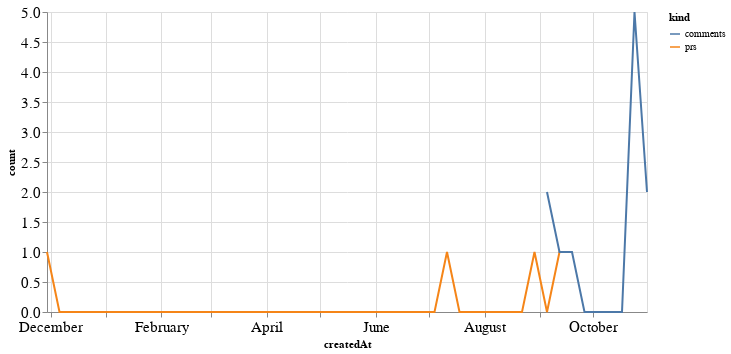

Notebook code cell kept with this figure:
### Code cell
alt.Chart(total_time, width=600).mark_line().encode(
    x='createdAt',
    y='count',
    color='kind'
)

### Figure 1 — Vega-Lite specification as saved in the notebook (floating-point values rounded to 4 significant figures)
{"config": {"axisLeft": {"labelFontSize": 15}, "axisBottom": {"labelFontSize": 15}}, "data": {"name": "data-f5baac61c0267fcf767037c118e95eaa"}, "mark": "line", "encoding": {"color": {"type": "nominal", "field": "kind"}, "x": {"type": "temporal", "field": "createdAt"}, "y": {"type": "quantitative", "field": "count"}}, "width": 600, "$schema": "https://vega.github.io/schema/vega-lite/v4.8.1.json", "datasets": {"data-f5baac61c0267fcf767037c118e95eaa": [{"createdAt": "2020-11-29T00:00:00", "kind": "prs", "count": 1.0}, {"createdAt": "2020-12-06T00:00:00", "kind": "prs", "count": 0.0}, {"createdAt": "2020-12-13T00:00:00", "kind": "prs", "count": 0.0}, {"createdAt": "2020-12-20T00:00:00", "kind": "prs", "count": 0.0}, {"createdAt": "2020-12-27T00:00:00", "kind": "prs", "count": 0.0}, {"createdAt": "2021-01-03T00:00:00", "kind": "prs", "count": 0.0}, {"createdAt": "2021-01-10T00:00:00", "kind": "prs", "count": 0.0}, {"createdAt": "2021-01-17T00:00:00", "kind": "prs", "count": 0.0}, {"createdAt": "2021-01-24T00:00:00", "kind": "prs", "count": 0.0}, {"createdAt": "2021-01-31T00:00:00", "kind": "prs", "count": 0.0}, {"createdAt": "2021-02-07T00:00:00", "kind": "prs", "count": 0.0}, {"createdAt": "2021-02-14T00:00:00", "kind": "prs", "count": 0.0}, {"createdAt": "2021-02-21T00:00:00", "kind": "prs", "count": 0.0}, {"createdAt": "2021-02-28T00:00:00", "kind": "prs", "count": 0.0}, {"createdAt": "2021-03-07T00:00:00", "kind": "prs", "count": 0.0}, {"createdAt": "2021-03-14T00:00:00", "kind": "prs", "count": 0.0}, {"createdAt": "2021-03-21T00:00:00", "kind": "prs", "count": 0.0}, {"createdAt": "2021-03-28T00:00:00", "kind": "prs", "count": 0.0}, {"createdAt": "2021-04-04T00:00:00", "kind": "prs", "count": 0.0}, {"createdAt": "2021-04-11T00:00:00", "kind": "prs", "count": 0.0}, {"createdAt": "2021-04-18T00:00:00", "kind": "prs", "count": 0.0}, {"createdAt": "2021-04-25T00:00:00", "kind": "prs", "count": 0.0}, {"createdAt": "2021-05-02T00:00:00", "kind": "prs", "count": 0.0}, {"createdAt": "2021-05-09T00:00:00", "kind": "prs", "count": 0.0}, {"createdAt": "2021-05-16T00:00:00", "kind": "prs", "count": 0.0}, {"createdAt": "2021-05-23T00:00:00", "kind": "prs", "count": 0.0}, {"createdAt": "2021-05-30T00:00:00", "kind": "prs", "count": 0.0}, {"createdAt": "2021-06-06T00:00:00", "kind": "prs", "count": 0.0}, {"createdAt": "2021-06-13T00:00:00", "kind": "prs", "count": 0.0}, {"createdAt": "2021-06-20T00:00:00", "kind": "prs", "count": 0.0}, {"createdAt": "2021-06-27T00:00:00", "kind": "prs", "count": 0.0}, {"createdAt": "2021-07-04T00:00:00", "kind": "prs", "count": 0.0}, {"createdAt": "2021-07-11T00:00:00", "kind": "prs", "count": 1.0}, {"createdAt": "2021-07-18T00:00:00", "kind": "prs", "count": 0.0}, {"createdAt": "2021-07-25T00:00:00", "kind": "prs", "count": 0.0}, {"createdAt": "2021-08-01T00:00:00", "kind": "prs", "count": 0.0}, {"createdAt": "2021-08-08T00:00:00", "kind": "prs", "count": 0.0}, {"createdAt": "2021-08-15T00:00:00", "kind": "prs", "count": 0.0}, {"createdAt": "2021-08-22T00:00:00", "kind": "prs", "count": 0.0}, {"createdAt": "2021-08-29T00:00:00", "kind": "prs", "count": 1.0}, {"createdAt": "2021-09-05T00:00:00", "kind": "prs", "count": 0.0}, {"createdAt": "2021-09-12T00:00:00", "kind": "prs", "count": 1.0}, {"createdAt": "2021-09-19T00:00:00", "kind": "prs", "count": 1.0}, {"createdAt": "2021-09-26T00:00:00", "kind": "prs", "count": null}, {"createdAt": "2021-10-03T00:00:00", "kind": "prs", "count": null}, {"createdAt": "2021-10-10T00:00:00", "kind": "prs", "count": null}, {"createdAt": "2021-10-17T00:00:00", "kind": "prs", "count": null}, {"createdAt": "2021-10-24T00:00:00", "kind": "prs", "count": null}, {"createdAt": "2021-10-31T00:00:00", "kind": "prs", "count": null}, {"createdAt": "2020-11-29T00:00:00", "kind": "comments", "count": null}, {"createdAt": "2020-12-06T00:00:00", "kind": "comments", "count": null}, {"createdAt": "2020-12-13T00:00:00", "kind": "comments", "count": null}, {"createdAt": "2020-12-20T00:00:00", "kind": "comments", "count": null}, {"createdAt": "2020-12-27T00:00:00", "kind": "comments", "count": null}, {"createdAt": "2021-01-03T00:00:00", "kind": "comments", "count": null}, {"createdAt": "2021-01-10T00:00:00", "kind": "comments", "count": null}, {"createdAt": "2021-01-17T00:00:00", "kind": "comments", "count": null}, {"createdAt": "2021-01-24T00:00:00", "kind": "comments", "count": null}, {"createdAt": "2021-01-31T00:00:00", "kind": "comments", "count": null}, {"createdAt": "2021-02-07T00:00:00", "kind": "comments", "count": null}, {"createdAt": "2021-02-14T00:00:00", "kind": "comments", "count": null}, {"createdAt": "2021-02-21T00:00:00", "kind": "comments", "count": null}, {"createdAt": "2021-02-28T00:00:00", "kind": "comments", "count": null}, {"createdAt": "2021-03-07T00:00:00", "kind": "comments", "count": null}, {"createdAt": "2021-03-14T00:00:00", "kind": "comments", "count": null}, {"createdAt": "2021-03-21T00:00:00", "kind": "comments", "count": null}, {"createdAt": "2021-03-28T00:00:00", "kind": "comments", "count": null}, {"createdAt": "2021-04-04T00:00:00", "kind": "comments", "count": null}, {"createdAt": "2021-04-11T00:00:00", "kind": "comments", "count": null}, {"createdAt": "2021-04-18T00:00:00", "kind": "comments", "count": null}, {"createdAt": "2021-04-25T00:00:00", "kind": "comments", "count": null}, {"createdAt": "2021-05-02T00:00:00", "kind": "comments", "count": null}, {"createdAt": "2021-05-09T00:00:00", "kind": "comments", "count": null}, {"createdAt": "2021-05-16T00:00:00", "kind": "comments", "count": null}, {"createdAt": "2021-05-23T00:00:00", "kind": "comments", "count": null}, {"createdAt": "2021-05-30T00:00:00", "kind": "comments", "count": null}, {"createdAt": "2021-06-06T00:00:00", "kind": "comments", "count": null}, {"createdAt": "2021-06-13T00:00:00", "kind": "comments", "count": null}, {"createdAt": "2021-06-20T00:00:00", "kind": "comments", "count": null}, {"createdAt": "2021-06-27T00:00:00", "kind": "comments", "count": null}, {"createdAt": "2021-07-04T00:00:00", "kind": "comments", "count": null}, {"createdAt": "2021-07-11T00:00:00", "kind": "comments", "count": null}, {"createdAt": "2021-07-18T00:00:00", "kind": "comments", "count": null}, {"createdAt": "2021-07-25T00:00:00", "kind": "comments", "count": null}, {"createdAt": "2021-08-01T00:00:00", "kind": "comments", "count": null}, {"createdAt": "2021-08-08T00:00:00", "kind": "comments", "count": null}, {"createdAt": "2021-08-15T00:00:00", "kind": "comments", "count": null}, {"createdAt": "2021-08-22T00:00:00", "kind": "comments", "count": null}, {"createdAt": "2021-08-29T00:00:00", "kind": "comments", "count": null}, {"createdAt": "2021-09-05T00:00:00", "kind": "comments", "count": 2.0}, {"createdAt": "2021-09-12T00:00:00", "kind": "comments", "count": 1.0}, {"createdAt": "2021-09-19T00:00:00", "kind": "comments", "count": 1.0}, {"createdAt": "2021-09-26T00:00:00", "kind": "comments", "count": 0.0}, {"createdAt": "2021-10-03T00:00:00", "kind": "comments", "count": 0.0}, {"createdAt": "2021-10-10T00:00:00", "kind": "comments", "count": 0.0}, {"createdAt": "2021-10-17T00:00:00", "kind": "comments", "count": 0.0}, {"createdAt": "2021-10-24T00:00:00", "kind": "comments", "count": 5.0}, {"createdAt": "2021-10-31T00:00:00", "kind": "comments", "count": 2.0}]}}
